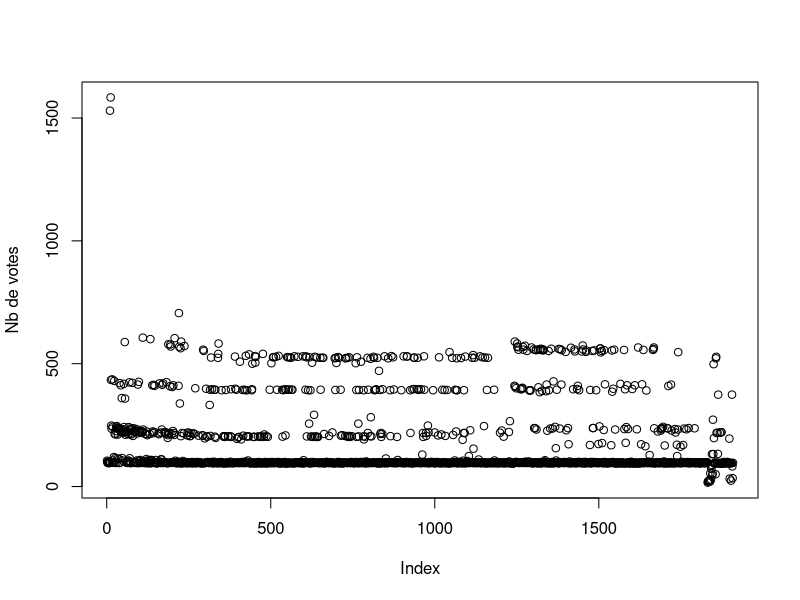
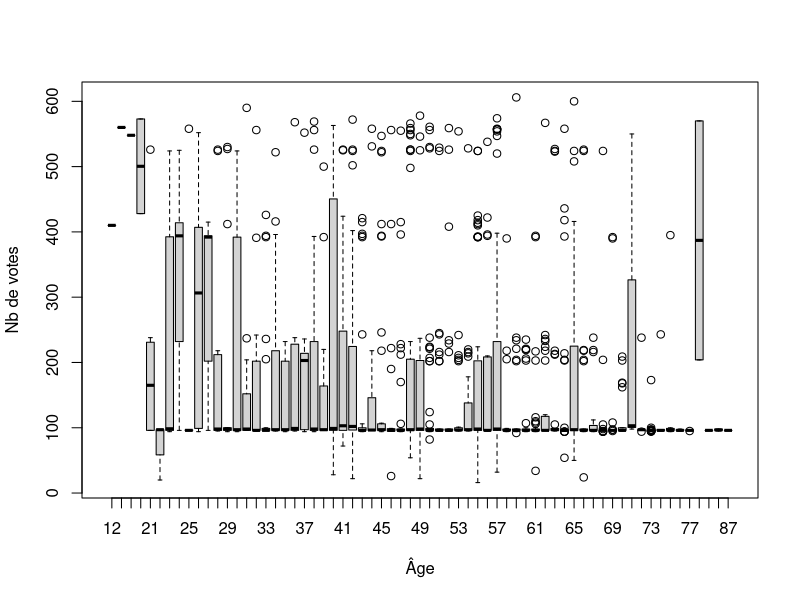
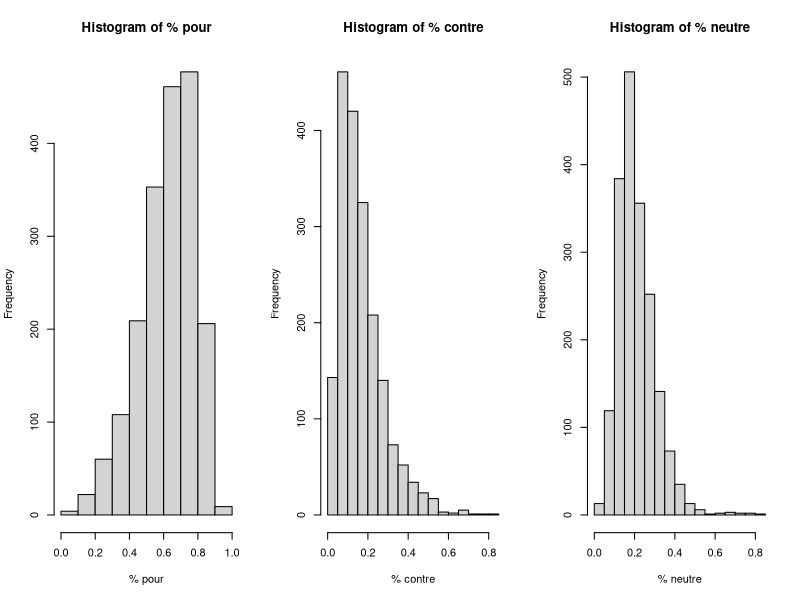

Here is the R script that generated these plots, in order:
#-------------------------------------------------------------------------------
##############   projet statistique  2A   ######################################
#-------------------------------------------------------------------------------

# nettoyage de l'environnement 
rm(list = ls())

# Chargement des packages necessaires
library(readxl)
library(ggplot2)
library(dplyr)

# Chargement de la base de données

data <- read_excel("makeorg_sport.xlsx")

attach(data)

# stats descriptives
str(data)
summary(data)

# Visualisation
plot(`Nb de votes`)
boxplot(`Nb de votes`~ `Âge`)

print(Proposition)



par(mfrow = c(1,3))
hist(`% pour`)
hist(`% contre`)
hist(`% neutre`)
